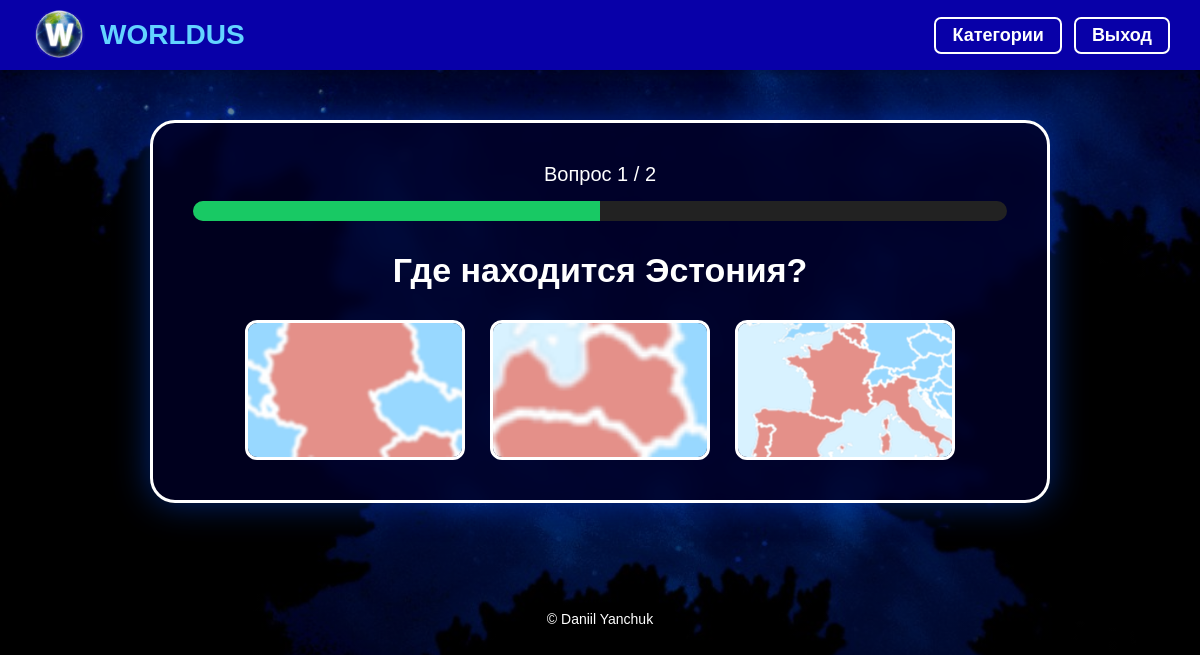
Screenshot of /question.php?level=5&category=1 (signed in) with the database file from the repository.
### tables this page shows
CREATE TABLE `questions` (
  `id` int(11) NOT NULL,
  `level_id` int(11) DEFAULT NULL,
  `question_text` text DEFAULT NULL,
  `image` varchar(255) DEFAULT NULL,
  `type` enum('input','choice','image') DEFAULT 'choice'
);

CREATE TABLE `answers` (
  `id` int(11) NOT NULL,
  `question_id` int(11) DEFAULT NULL,
  `answer_text` varchar(255) DEFAULT NULL,
  `image` varchar(255) DEFAULT NULL,
  `is_correct` tinyint(1) DEFAULT NULL
);

### src/QuestionService.php (called while the page is built, shortened)
<?php
class QuestionService
{
    private DatabaseInterface $db;
    public function __construct(DatabaseInterface $db)
    {
        $this->db = $db;
    }
    public function getQuestionsByLevel(int $levelId): array
    {
        $result = $this->db->query("SELECT * FROM questions WHERE level_id = $levelId ORDER BY id ASC");
        $questions = [];
        if ($result) {
            while ($row = $result->fetch_assoc()) {
                $questions[] = $row;
            }
        }
        return $questions;
    }
    public function getAnswersByQuestion(int $questionId): array
    {
        $result = $this->db->query("SELECT * FROM answers WHERE question_id = $questionId");
        $answers = [];
        if ($result) {
            while ($row = $result->fetch_assoc()) {
                $answers[] = $row;
            }
        }
        return $answers;
    }
}

### src/MysqliDatabase.php (called while the page is built, shortened)
<?php
class MysqliDatabase implements DatabaseInterface
{
    private \mysqli $conn;
    public function __construct(\mysqli $conn)
    {
        $this->conn = $conn;
    }
    public function query(string $sql): mixed
    {
        return $this->conn->query($sql);
    }
}

### question.php (the view, shortened to what this page needs)
<?php
include "config/db.php";
include "includes/header.php";
$db = new MysqliDatabase($conn);
$questionService = new QuestionService($db);
$level_id = isset($_GET['level']) ? (int)$_GET['level'] : 0;
    ?>
    <?php
$q = isset($_GET['q']) ? (int)$_GET['q'] : 0;
$questions_array = $questionService->getQuestionsByLevel($level_id);
$total_questions = count($questions_array);
    ?>
<?php
$current_question = $questions_array[$q];
$answers = $questionService->getAnswersByQuestion($current_question['id']);
?>
<div class="question-page">
    <div class="question-box">
        <div class="progress-text">
            Вопрос <?= $q + 1 ?> / <?= $total_questions ?>
        </div>
        <div class="progress-bar">
            <div class="progress-fill"
                 style="width: <?= (($q + 1) / $total_questions) * 100 ?>%">
            </div>
        </div>
        <h1 class="question-title">
            <?= htmlspecialchars($current_question['question_text']) ?>
        </h1>
        <?php if ($current_question['type'] == 'input') { ?>
            <div class="input-answer-box">
                <?php
                $correct_answer = $answers[0] ?? null;
                if (!$correct_answer) {
                    echo "<p>Ошибка: правильный ответ не найден.</p>";
                    include "includes/footer.php";
                    exit();
                }
                ?>
                <input
                    type="text"
                    id="textAnswer"
                    class="text-answer"
                    placeholder="Введите ответ"
                    data-correct="<?= htmlspecialchars(mb_strtolower(trim($correct_answer['answer_text']))) ?>"
                >
                <button
                    type="button"
                    class="next-btn"
                    id="checkInputBtn"
                >
                    Проверить
                </button>
                <p id="inputResult" class="input-result"></p>
            </div>
        <?php } elseif ($current_question['type'] == 'image') { ?>
            <div class="image-answers">
                <?php foreach ($answers as $answer) { ?>
                    <button
                        class="image-answer answer-btn"
                        data-correct="<?= $answer['is_correct'] ?>"
                        type="button"
                    >
                        <img src="<?= $answer['image'] ?>" alt="answer image">
                    </button>
                <?php } ?>
            </div>
        <?php } ?>
    </div>
</div>
<?php include "includes/footer.php"; ?>

### assets/css/style.css (style rules this page uses)
* { margin: 0; padding: 0; box-sizing: border-box; font-family: Arial, Helvetica, sans-serif; }
body { min-height: 100vh; color: white; background: linear-gradient(rgba(0,0,0,0.45), rgba(0,0,0,0.65)), url("../images/bc.jpg") center/cover fixed no-repeat; }
.question-page { width: 100%; display: flex; justify-content: center; align-items: center; padding: 50px 20px; }
.question-box { width: 900px; max-width: 100%; background: rgba(0,0,40,0.75); border: 3px solid white; border-radius: 25px; padding: 40px; text-align: center; backdrop-filter: blur(6px); box-shadow: 0 0 35px rgba(0, 80, 255, 0.45); }
.question-title { color: white; font-size: 34px; margin-top: 30px; margin-bottom: 30px; }
.answer-btn { background: rgba(255,255,255,0.1); border: 2px solid white; color: white; padding: 18px; border-radius: 15px; font-size: 20px; cursor: pointer; transition: 0.3s; }
.image-answers { display: flex; justify-content: center; gap: 25px; flex-wrap: wrap; margin-top: 30px; }
.image-answer { width: 220px; height: 140px; padding: 0; border: 3px solid white; border-radius: 12px; overflow: hidden; cursor: pointer; transition: 0.3s; background: rgba(255,255,255,0.08); }
.image-answer img { width: 100%; height: 100%; object-fit: cover; }
.progress-text { color: white; margin-bottom: 15px; font-size: 20px; }
.progress-bar { width: 100%; height: 20px; background: #222; border-radius: 20px; overflow: hidden; }
.progress-fill { height: 100%; background: #18c964; }

### rows the page displays
questions: question_text "Где находится Эстония?"
answers: image (picture)
answers: image (picture)
answers: image (picture)

### other values shown
$q + 1 "1"
$total_questions "2"
